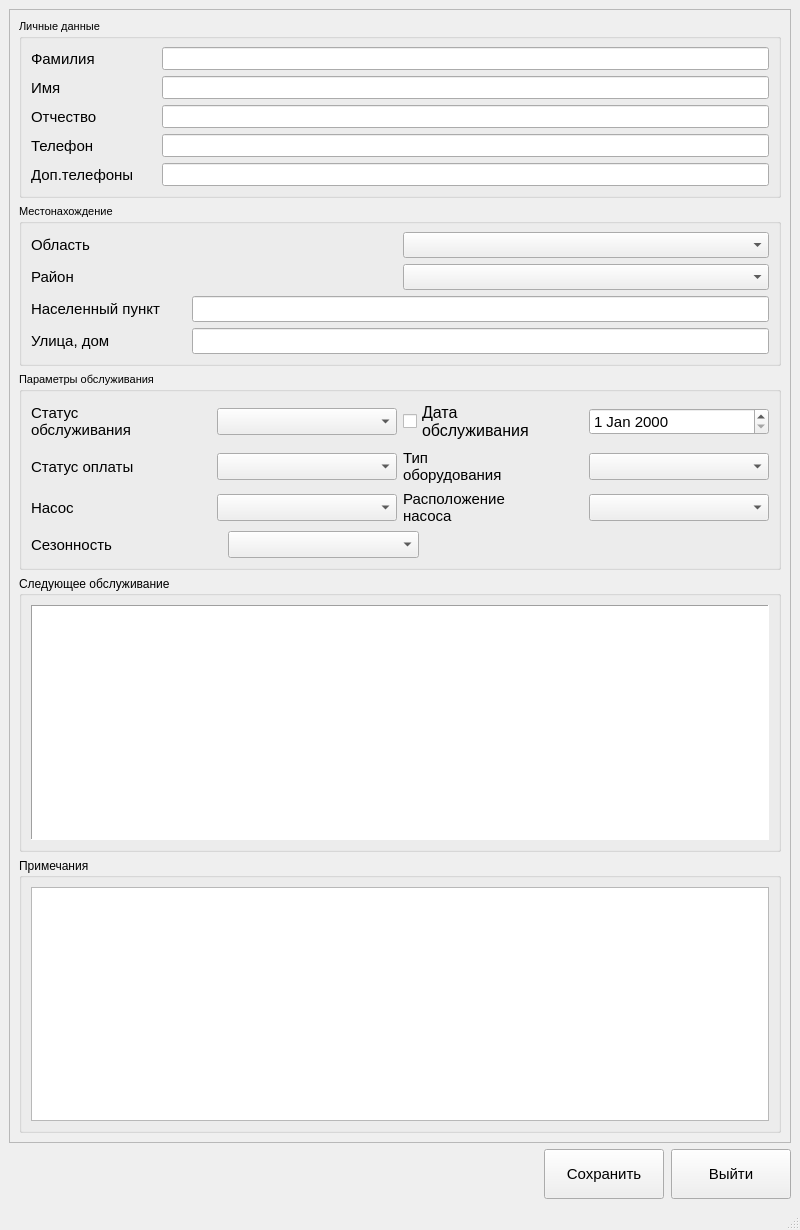
<?xml version="1.0" encoding="UTF-8"?>
<ui version="4.0">
 <class>CardServiceWindows</class>
 <widget class="QMainWindow" name="CardServiceWindows">
  <property name="windowModality">
   <enum>Qt::ApplicationModal</enum>
  </property>
  <property name="geometry">
   <rect>
    <x>0</x>
    <y>0</y>
    <width>800</width>
    <height>1230</height>
   </rect>
  </property>
  <property name="windowTitle">
   <string>Карточка обслуживания клиента</string>
  </property>
  <widget class="QWidget" name="centralwidget">
   <layout class="QVBoxLayout" name="verticalLayout_3">
    <item>
     <widget class="QScrollArea" name="scrollArea">
      <property name="widgetResizable">
       <bool>true</bool>
      </property>
      <widget class="QWidget" name="scrollAreaWidgetContents_2">
       <property name="geometry">
        <rect>
         <x>0</x>
         <y>0</y>
         <width>776</width>
         <height>1096</height>
        </rect>
       </property>
       <layout class="QVBoxLayout" name="verticalLayout_2">
        <item>
         <widget class="QGroupBox" name="clientGroupBox_2">
          <property name="font">
           <font>
            <pointsize>8</pointsize>
           </font>
          </property>
          <property name="title">
           <string>Личные данные</string>
          </property>
          <property name="alignment">
           <set>Qt::AlignLeading|Qt::AlignLeft|Qt::AlignTop</set>
          </property>
          <layout class="QVBoxLayout" name="verticalLayout">
           <item>
            <layout class="QHBoxLayout" name="horizontalLayout_15">
             <item>
              <widget class="QLabel" name="surnameLabel_2">
               <property name="minimumSize">
                <size>
                 <width>125</width>
                 <height>0</height>
                </size>
               </property>
               <property name="font">
                <font>
                 <pointsize>11</pointsize>
                </font>
               </property>
               <property name="text">
                <string>Фамилия</string>
               </property>
              </widget>
             </item>
             <item>
              <widget class="QLineEdit" name="surnameLineEdit_2">
               <property name="enabled">
                <bool>true</bool>
               </property>
               <property name="font">
                <font>
                 <pointsize>10</pointsize>
                </font>
               </property>
               <property name="readOnly">
                <bool>true</bool>
               </property>
              </widget>
             </item>
            </layout>
           </item>
           <item>
            <layout class="QHBoxLayout" name="horizontalLayout_16">
             <item>
              <widget class="QLabel" name="nameLabel_2">
               <property name="minimumSize">
                <size>
                 <width>125</width>
                 <height>0</height>
                </size>
               </property>
               <property name="font">
                <font>
                 <pointsize>11</pointsize>
                </font>
               </property>
               <property name="text">
                <string>Имя</string>
               </property>
              </widget>
             </item>
             <item>
              <widget class="QLineEdit" name="nameLineEdit_2">
               <property name="enabled">
                <bool>true</bool>
               </property>
               <property name="font">
                <font>
                 <pointsize>10</pointsize>
                </font>
               </property>
               <property name="readOnly">
                <bool>true</bool>
               </property>
              </widget>
             </item>
            </layout>
           </item>
           <item>
            <layout class="QHBoxLayout" name="horizontalLayout_17">
             <item>
              <widget class="QLabel" name="patronymicLabel_2">
               <property name="minimumSize">
                <size>
                 <width>125</width>
                 <height>0</height>
                </size>
               </property>
               <property name="font">
                <font>
                 <pointsize>11</pointsize>
                </font>
               </property>
               <property name="text">
                <string>Отчество</string>
               </property>
              </widget>
             </item>
             <item>
              <widget class="QLineEdit" name="patronymicLineEdit_2">
               <property name="enabled">
                <bool>true</bool>
               </property>
               <property name="font">
                <font>
                 <pointsize>10</pointsize>
                </font>
               </property>
               <property name="readOnly">
                <bool>true</bool>
               </property>
              </widget>
             </item>
            </layout>
           </item>
           <item>
            <layout class="QHBoxLayout" name="horizontalLayout_18">
             <item>
              <widget class="QLabel" name="mobPhoneLabel_2">
               <property name="minimumSize">
                <size>
                 <width>125</width>
                 <height>0</height>
                </size>
               </property>
               <property name="font">
                <font>
                 <pointsize>11</pointsize>
                </font>
               </property>
               <property name="text">
                <string>Телефон</string>
               </property>
              </widget>
             </item>
             <item>
              <widget class="QLineEdit" name="mobilPhoneLineEdit_2">
               <property name="enabled">
                <bool>true</bool>
               </property>
               <property name="font">
                <font>
                 <pointsize>10</pointsize>
                </font>
               </property>
               <property name="readOnly">
                <bool>true</bool>
               </property>
              </widget>
             </item>
            </layout>
           </item>
           <item>
            <layout class="QHBoxLayout" name="horizontalLayout_2">
             <item>
              <widget class="QLabel" name="otherPhoneLabel">
               <property name="minimumSize">
                <size>
                 <width>125</width>
                 <height>0</height>
                </size>
               </property>
               <property name="font">
                <font>
                 <pointsize>11</pointsize>
                </font>
               </property>
               <property name="text">
                <string>Доп.телефоны</string>
               </property>
              </widget>
             </item>
             <item>
              <widget class="QLineEdit" name="otherPhoneLineEdit">
               <property name="enabled">
                <bool>true</bool>
               </property>
               <property name="font">
                <font>
                 <pointsize>10</pointsize>
                </font>
               </property>
               <property name="text">
                <string/>
               </property>
               <property name="readOnly">
                <bool>true</bool>
               </property>
              </widget>
             </item>
            </layout>
           </item>
          </layout>
         </widget>
        </item>
        <item>
         <widget class="QGroupBox" name="locationGroupBox_2">
          <property name="font">
           <font>
            <pointsize>8</pointsize>
           </font>
          </property>
          <property name="title">
           <string>Местонахождение</string>
          </property>
          <layout class="QVBoxLayout" name="verticalLayout_6">
           <item>
            <layout class="QHBoxLayout" name="horizontalLayout_19">
             <item>
              <widget class="QLabel" name="regionLabel_2">
               <property name="minimumSize">
                <size>
                 <width>155</width>
                 <height>0</height>
                </size>
               </property>
               <property name="font">
                <font>
                 <pointsize>11</pointsize>
                </font>
               </property>
               <property name="text">
                <string>Область</string>
               </property>
              </widget>
             </item>
             <item>
              <widget class="QComboBox" name="regionCombo_2">
               <property name="enabled">
                <bool>true</bool>
               </property>
               <property name="font">
                <font>
                 <pointsize>11</pointsize>
                </font>
               </property>
               <property name="editable">
                <bool>false</bool>
               </property>
              </widget>
             </item>
            </layout>
           </item>
           <item>
            <layout class="QHBoxLayout" name="horizontalLayout_20">
             <item>
              <widget class="QLabel" name="districtLabel_2">
               <property name="minimumSize">
                <size>
                 <width>155</width>
                 <height>0</height>
                </size>
               </property>
               <property name="font">
                <font>
                 <pointsize>11</pointsize>
                </font>
               </property>
               <property name="text">
                <string>Район</string>
               </property>
              </widget>
             </item>
             <item>
              <widget class="QComboBox" name="districtCombo_2">
               <property name="enabled">
                <bool>true</bool>
               </property>
               <property name="font">
                <font>
                 <pointsize>11</pointsize>
                </font>
               </property>
               <property name="editable">
                <bool>false</bool>
               </property>
              </widget>
             </item>
            </layout>
           </item>
           <item>
            <layout class="QHBoxLayout" name="horizontalLayout_21">
             <item>
              <widget class="QLabel" name="localityLabel_2">
               <property name="minimumSize">
                <size>
                 <width>155</width>
                 <height>0</height>
                </size>
               </property>
               <property name="font">
                <font>
                 <pointsize>11</pointsize>
                </font>
               </property>
               <property name="text">
                <string>Населенный пункт</string>
               </property>
              </widget>
             </item>
             <item>
              <widget class="QLineEdit" name="localityLineEdit_2">
               <property name="enabled">
                <bool>true</bool>
               </property>
               <property name="font">
                <font>
                 <pointsize>11</pointsize>
                </font>
               </property>
               <property name="readOnly">
                <bool>true</bool>
               </property>
              </widget>
             </item>
            </layout>
           </item>
           <item>
            <layout class="QHBoxLayout" name="horizontalLayout_22">
             <item>
              <widget class="QLabel" name="streetLabel_2">
               <property name="minimumSize">
                <size>
                 <width>155</width>
                 <height>0</height>
                </size>
               </property>
               <property name="font">
                <font>
                 <pointsize>11</pointsize>
                </font>
               </property>
               <property name="text">
                <string>Улица, дом</string>
               </property>
              </widget>
             </item>
             <item>
              <widget class="QLineEdit" name="streetLineEdit_2">
               <property name="enabled">
                <bool>true</bool>
               </property>
               <property name="font">
                <font>
                 <pointsize>11</pointsize>
                </font>
               </property>
               <property name="readOnly">
                <bool>true</bool>
               </property>
              </widget>
             </item>
            </layout>
           </item>
          </layout>
         </widget>
        </item>
        <item>
         <widget class="QGroupBox" name="groupBox_4">
          <property name="enabled">
           <bool>true</bool>
          </property>
          <property name="font">
           <font>
            <pointsize>8</pointsize>
           </font>
          </property>
          <property name="title">
           <string>Параметры обслуживания</string>
          </property>
          <layout class="QGridLayout" name="gridLayout_5">
           <item row="0" column="0">
            <layout class="QHBoxLayout" name="horizontalLayout_23">
             <item>
              <layout class="QHBoxLayout" name="horizontalLayout_24">
               <item>
                <widget class="QLabel" name="stateServiceLabel_2">
                 <property name="font">
                  <font>
                   <pointsize>11</pointsize>
                  </font>
                 </property>
                 <property name="text">
                  <string>Статус 
обслуживания</string>
                 </property>
                </widget>
               </item>
               <item>
                <widget class="QComboBox" name="stateServiceCombo_2">
                 <property name="font">
                  <font>
                   <pointsize>12</pointsize>
                  </font>
                 </property>
                </widget>
               </item>
              </layout>
             </item>
             <item>
              <layout class="QHBoxLayout" name="horizontalLayout_25">
               <item>
                <widget class="QCheckBox" name="dataBeginServiceBox_2">
                 <property name="font">
                  <font>
                   <pointsize>12</pointsize>
                  </font>
                 </property>
                 <property name="text">
                  <string>Дата  
обслуживания</string>
                 </property>
                </widget>
               </item>
               <item>
                <widget class="QDateEdit" name="dataBeginServiceEdit_2">
                 <property name="font">
                  <font>
                   <pointsize>11</pointsize>
                  </font>
                 </property>
                </widget>
               </item>
              </layout>
             </item>
            </layout>
           </item>
           <item row="1" column="0">
            <layout class="QHBoxLayout" name="horizontalLayout_26">
             <item>
              <layout class="QHBoxLayout" name="horizontalLayout_27">
               <item>
                <widget class="QLabel" name="statePaymentLabel_2">
                 <property name="font">
                  <font>
                   <pointsize>11</pointsize>
                  </font>
                 </property>
                 <property name="text">
                  <string>Статус оплаты</string>
                 </property>
                </widget>
               </item>
               <item>
                <widget class="QComboBox" name="statePaymentCombo_2">
                 <property name="font">
                  <font>
                   <pointsize>12</pointsize>
                  </font>
                 </property>
                </widget>
               </item>
              </layout>
             </item>
             <item>
              <layout class="QHBoxLayout" name="horizontalLayout_28">
               <item>
                <widget class="QLabel" name="typePumpLabel_2">
                 <property name="font">
                  <font>
                   <pointsize>11</pointsize>
                  </font>
                 </property>
                 <property name="text">
                  <string>Тип 
оборудования</string>
                 </property>
                </widget>
               </item>
               <item>
                <widget class="QComboBox" name="typePumpCombo_2">
                 <property name="font">
                  <font>
                   <pointsize>12</pointsize>
                  </font>
                 </property>
                </widget>
               </item>
              </layout>
             </item>
            </layout>
           </item>
           <item row="2" column="0">
            <layout class="QHBoxLayout" name="horizontalLayout_29">
             <item>
              <layout class="QHBoxLayout" name="horizontalLayout_30">
               <item>
                <widget class="QLabel" name="statePumpLabel_2">
                 <property name="font">
                  <font>
                   <pointsize>11</pointsize>
                  </font>
                 </property>
                 <property name="text">
                  <string>Насос</string>
                 </property>
                </widget>
               </item>
               <item>
                <widget class="QComboBox" name="statePumpCombo_2">
                 <property name="font">
                  <font>
                   <pointsize>12</pointsize>
                  </font>
                 </property>
                </widget>
               </item>
              </layout>
             </item>
             <item>
              <layout class="QHBoxLayout" name="horizontalLayout_31">
               <item>
                <widget class="QLabel" name="locationePumpLabel_2">
                 <property name="font">
                  <font>
                   <pointsize>11</pointsize>
                  </font>
                 </property>
                 <property name="text">
                  <string>Расположение 
насоса</string>
                 </property>
                </widget>
               </item>
               <item>
                <widget class="QComboBox" name="locationePumpCombo_2">
                 <property name="font">
                  <font>
                   <pointsize>12</pointsize>
                  </font>
                 </property>
                </widget>
               </item>
              </layout>
             </item>
            </layout>
           </item>
           <item row="3" column="0">
            <layout class="QHBoxLayout" name="horizontalLayout_32">
             <item>
              <layout class="QHBoxLayout" name="horizontalLayout_33">
               <item>
                <widget class="QLabel" name="seasoneLabel_2">
                 <property name="font">
                  <font>
                   <pointsize>11</pointsize>
                  </font>
                 </property>
                 <property name="text">
                  <string>Сезонность</string>
                 </property>
                </widget>
               </item>
               <item>
                <widget class="QComboBox" name="seasonaCombo_2">
                 <property name="font">
                  <font>
                   <pointsize>12</pointsize>
                  </font>
                 </property>
                </widget>
               </item>
              </layout>
             </item>
             <item>
              <spacer name="horizontalSpacer_3">
               <property name="orientation">
                <enum>Qt::Horizontal</enum>
               </property>
               <property name="sizeType">
                <enum>QSizePolicy::Fixed</enum>
               </property>
               <property name="sizeHint" stdset="0">
                <size>
                 <width>350</width>
                 <height>20</height>
                </size>
               </property>
              </spacer>
             </item>
            </layout>
           </item>
          </layout>
         </widget>
        </item>
        <item>
         <widget class="QGroupBox" name="nextServiceGroupBox_4">
          <property name="title">
           <string>Следующее обслуживание</string>
          </property>
          <layout class="QGridLayout" name="gridLayout_4">
           <item row="0" column="0">
            <widget class="QTableView" name="tableView_2">
             <property name="sizePolicy">
              <sizepolicy hsizetype="Minimum" vsizetype="Expanding">
               <horstretch>0</horstretch>
               <verstretch>0</verstretch>
              </sizepolicy>
             </property>
             <property name="font">
              <font>
               <family>MS Shell Dlg 2</family>
               <pointsize>11</pointsize>
               <weight>50</weight>
               <bold>false</bold>
              </font>
             </property>
             <property name="frameShape">
              <enum>QFrame::Panel</enum>
             </property>
            </widget>
           </item>
          </layout>
         </widget>
        </item>
        <item>
         <widget class="QGroupBox" name="groupBox_3">
          <property name="title">
           <string>Примечания</string>
          </property>
          <layout class="QVBoxLayout" name="verticalLayout_7">
           <item>
            <widget class="QTextEdit" name="noteEdit_2">
             <property name="sizePolicy">
              <sizepolicy hsizetype="Minimum" vsizetype="Expanding">
               <horstretch>0</horstretch>
               <verstretch>0</verstretch>
              </sizepolicy>
             </property>
             <property name="font">
              <font>
               <pointsize>10</pointsize>
              </font>
             </property>
            </widget>
           </item>
          </layout>
         </widget>
        </item>
       </layout>
       <zorder>clientGroupBox_2</zorder>
       <zorder>locationGroupBox_2</zorder>
       <zorder>nextServiceGroupBox_4</zorder>
       <zorder>groupBox_3</zorder>
       <zorder>groupBox_4</zorder>
      </widget>
     </widget>
    </item>
    <item>
     <layout class="QHBoxLayout" name="horizontalLayout">
      <property name="spacing">
       <number>7</number>
      </property>
      <item>
       <spacer name="horizontalSpacer_2">
        <property name="orientation">
         <enum>Qt::Horizontal</enum>
        </property>
        <property name="sizeHint" stdset="0">
         <size>
          <width>40</width>
          <height>20</height>
         </size>
        </property>
       </spacer>
      </item>
      <item>
       <widget class="QPushButton" name="saveButton">
        <property name="sizePolicy">
         <sizepolicy hsizetype="Fixed" vsizetype="Fixed">
          <horstretch>0</horstretch>
          <verstretch>0</verstretch>
         </sizepolicy>
        </property>
        <property name="minimumSize">
         <size>
          <width>120</width>
          <height>50</height>
         </size>
        </property>
        <property name="font">
         <font>
          <pointsize>11</pointsize>
         </font>
        </property>
        <property name="text">
         <string>Сохранить</string>
        </property>
       </widget>
      </item>
      <item>
       <widget class="QPushButton" name="closeButton">
        <property name="sizePolicy">
         <sizepolicy hsizetype="Minimum" vsizetype="Fixed">
          <horstretch>0</horstretch>
          <verstretch>0</verstretch>
         </sizepolicy>
        </property>
        <property name="minimumSize">
         <size>
          <width>120</width>
          <height>50</height>
         </size>
        </property>
        <property name="font">
         <font>
          <pointsize>11</pointsize>
         </font>
        </property>
        <property name="text">
         <string>Выйти</string>
        </property>
       </widget>
      </item>
     </layout>
    </item>
   </layout>
  </widget>
  <widget class="QMenuBar" name="menubar">
   <property name="geometry">
    <rect>
     <x>0</x>
     <y>0</y>
     <width>800</width>
     <height>26</height>
    </rect>
   </property>
  </widget>
  <widget class="QStatusBar" name="statusbar"/>
 </widget>
 <resources/>
 <connections/>
</ui>
